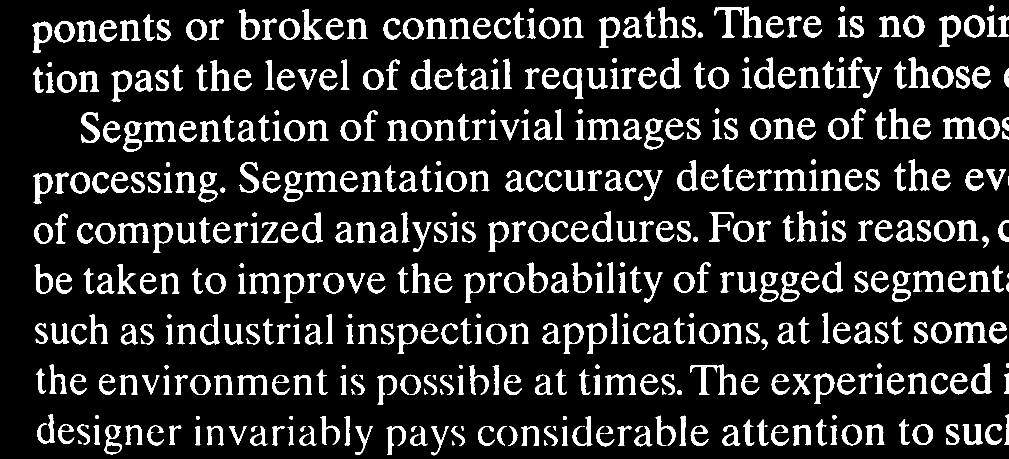
#> input picture Work_12__Morphological_Operations_/Fig1022(a).tif, 2018 x 918 px (shown at 1/2 size)
$ python Code.py
#> lines starting #> are read from the running program, lines starting #| are printed output that depends on the picture; after the words box and inside, x2 and y2 are one past the last pixel; in counts of white or black regions, pixels touching at a corner belong together
# -*- coding: utf-8 -*-
"""

Automatically generated by Colaboratory.

"""

# Importing libreries
import cv2 as cv
import numpy as np
import matplotlib.pyplot as plt
import plotly.express as px

# To measure seconds o execution
from datetime import datetime

"""## Functions"""

# Function to scale a image from min to max

# [89 lines left out: functions ImScale, constant_border, bwlabel, bwlabel2, bwhitmiss, not called in this run]

"""# Code

## **Characters Counting**
"""

img = cv.imread('Fig1022(a).tif', 0)
#> img: shape (918, 2018); 13.8% white; 497 white regions (11 under 20 px), largest, box (x1, y1, x2, y2) and area: (1429, 13, 1526, 75) 1961, (1380, 729, 1473, 790) 1647, (1886, 235, 1953, 278) 1379
plt.figure(figsize=(8,12))
plt.imshow(img, 'gray')
plt.show()

kernel = np.ones((3,3))
img_op = cv.dilate(img, kernel)
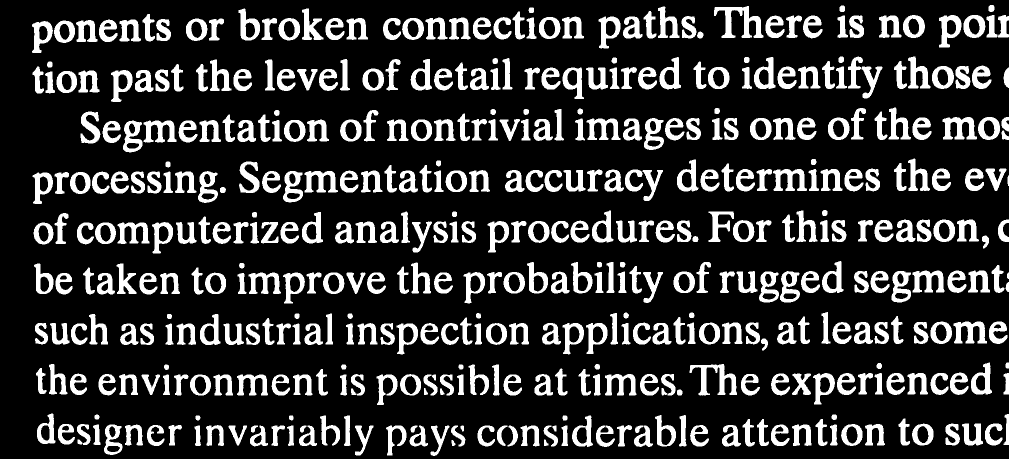
#> img_op: shape (918, 2018) (shown at 1/2 size); 19.6% white; 476 white regions, largest, box (x1, y1, x2, y2) and area: (1428, 12, 1527, 76) 2598, (1379, 728, 1474, 791) 2256, (1885, 234, 1954, 279) 1820

fig = px.imshow(img_op, color_continuous_scale='gray')
fig.show()

kernel = np.ones((4, 4))
img_op2 = cv.dilate(img, kernel)
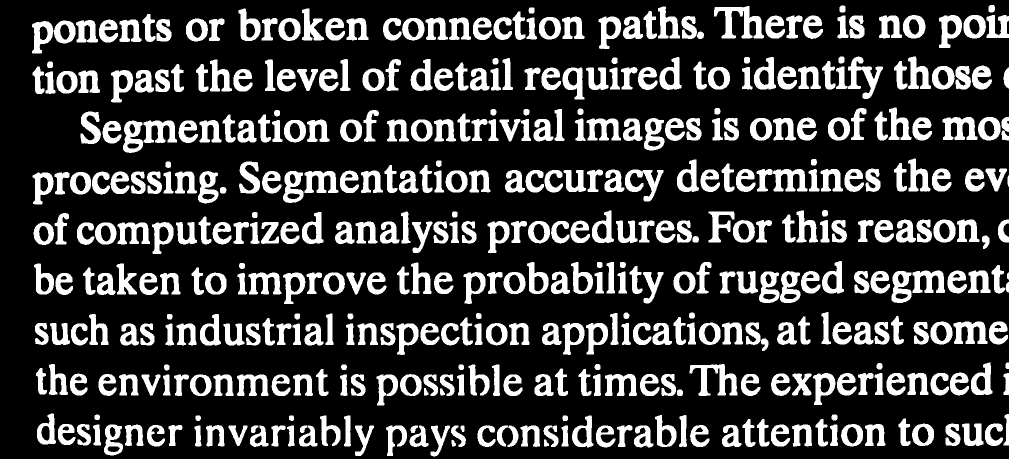
#> img_op2: shape (918, 2018) (shown at 1/2 size); 22.6% white; 468 white regions, largest, box (x1, y1, x2, y2) and area: (1428, 12, 1528, 77) 2915, (1379, 728, 1475, 792) 2562, (1696, 113, 1766, 198) 2243
img_op[700:,:] = img_op2[700:,:]
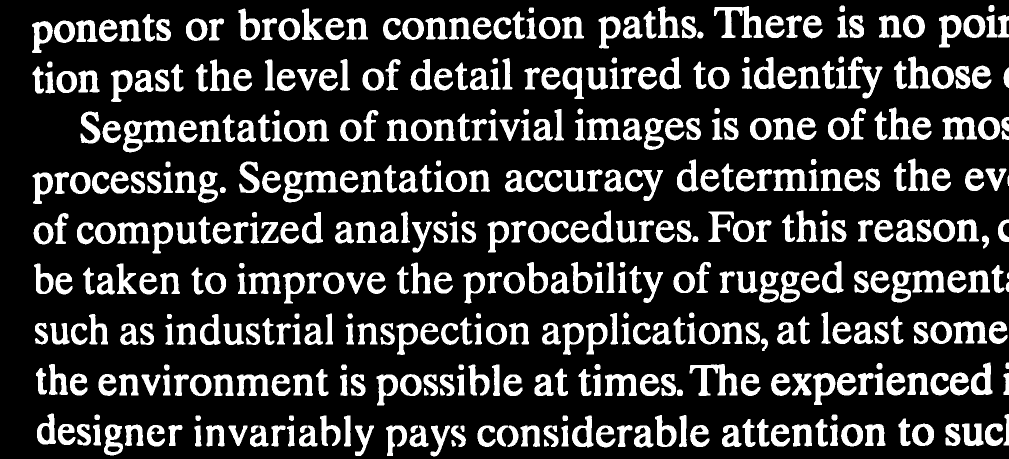
#> img_op: shape (918, 2018) (shown at 1/2 size); 20.3% white; 471 white regions, largest, box (x1, y1, x2, y2) and area: (1428, 12, 1527, 76) 2598, (1379, 728, 1475, 792) 2562, (1885, 234, 1954, 279) 1820

fig = px.imshow(img_op, color_continuous_scale='gray')
fig.show()

kernel = np.ones((1,5))
opening = cv.morphologyEx(img_op, cv.MORPH_OPEN, kernel)
#> opening: shape (918, 2018); 20.2% white; 471 white regions, largest, box (x1, y1, x2, y2) and area: (1428, 13, 1527, 76) 2578, (1379, 728, 1475, 792) 2558, (1885, 234, 1954, 279) 1820

fig = px.imshow(opening, color_continuous_scale='gray')
fig.show()

text = """ponents or broken connection paths There is no poition past the level of detail required to identify those Segmentation of nontrivial images is one of the mo processing Segmentation accuracy determines the ev of computerized analysis procedures For this reason be taken to improve the probability of rugged segment such as industrial inspection applications at least some the environment is possible at times The experienced designer invariably pays considerable attention to suc"""
len(text.replace(' ', ''))

img_lab = cv.connectedComponentsWithStats(opening, cv.CV_32S)

img_lab[0]

img_labed = img_lab[1]
#> img_labed: shape (918, 2018) int32; 472 distinct labels, from 0 to 471

n, m = np.shape(img_labed)
#> n = 918; m = 2018

for i  in range(img_lab[0]):
  if img_lab[2][i][-1] < 350:
    img_labed[img_labed == i] = 0
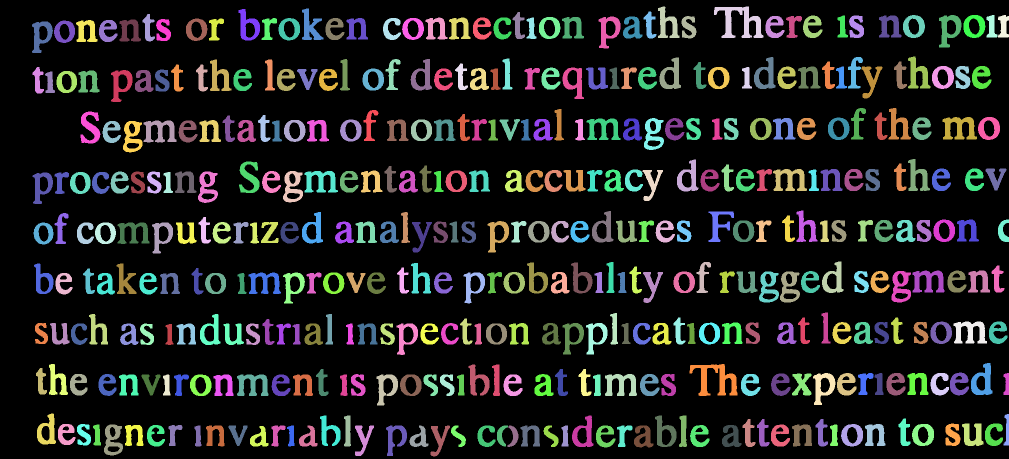
#> img_labed: shape (918, 2018) int32 (shown at 1/2 size); 412 distinct labels, from 0 to 469; one colour per label, 0 black

for i in range(n):
  label = img_labed[i, m-1]
  if label != 0:
    img_labed[img_labed == label] = 0
#> this loop made 918 passes
#> label on passes 1 to 3: 0, 0, 0
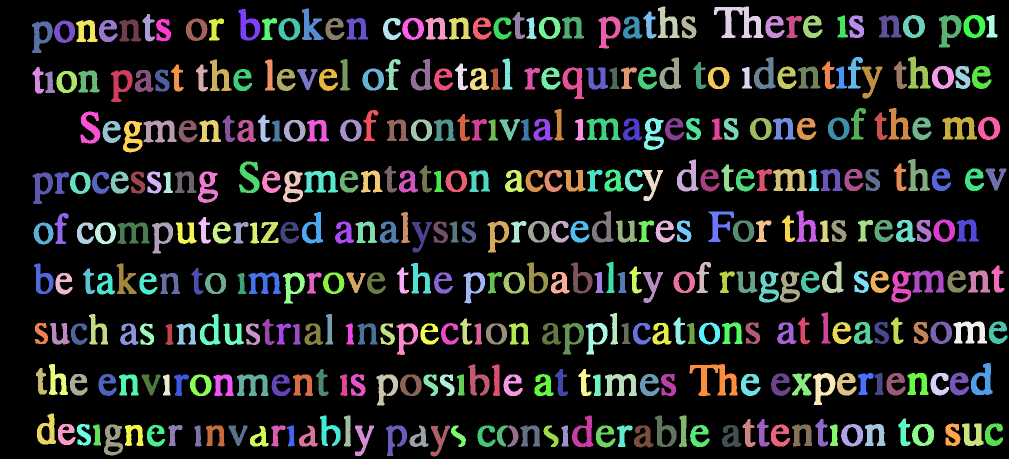
#> img_labed: shape (918, 2018) int32 (shown at 1/2 size); 408 distinct labels, from 0 to 469; one colour per label, 0 black

img_labed[img_labed != 0] = 255
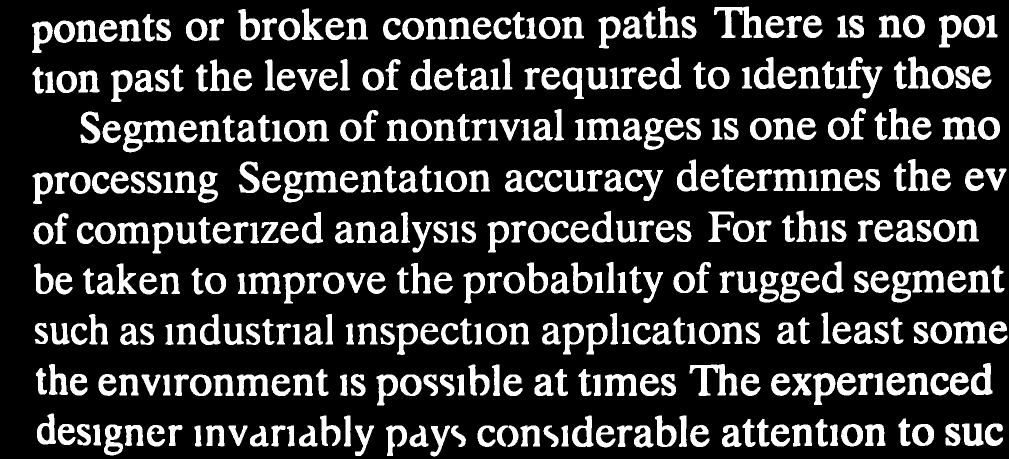
#> img_labed: shape (918, 2018) int32 (shown at 1/2 size); 19.7% white; 407 white regions, largest, box (x1, y1, x2, y2) and area: (1428, 13, 1527, 76) 2578, (1379, 728, 1475, 792) 2558, (1885, 234, 1954, 279) 1820
img_labed = img_labed.astype('uint8')
cv.imwrite('letters_clear.png', img_labed)

output = cv.connectedComponentsWithStats(img_labed, cv.CV_32S)
(num_lab, img_lab, stats, centroids) = output
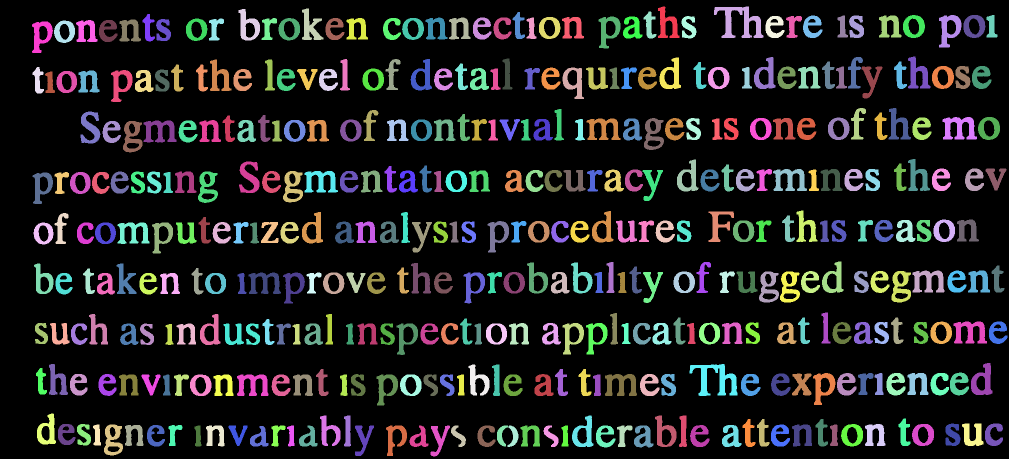
#> img_lab: shape (918, 2018) int32 (shown at 1/2 size); 408 distinct labels, from 0 to 407; one colour per label, 0 black
#> num_lab = 408; stats = 408 rows, first 6: [0, 0, 2018, 918, 1487835], [1316, 13, 43, 63, 1302], [1428, 13, 99, 63, 2578], [604, 17, 43, 63, 1311], [477, 18, 43, 63, 1294], [1287, 23, 26, 54, 679]; centroids = 408 pairs, first value 75.51 to 1994.7, second value 43.51 to 879.4

num_lab

fig = px.imshow(img_lab, color_continuous_scale='gray')
fig.show()

"""## **Rectangle Caracteristics**"""

img2 = cv.imread('Fig1013(a).tif', 0)
plt.figure(figsize=(8,8))
#> (the run stopped early here; a loop or call above may not have finished)

$ run again, with Work_12__Morphological_Operations_/morph_4_0.png saved as Work_12__Morphological_Operations_/Fig1022(a).tif
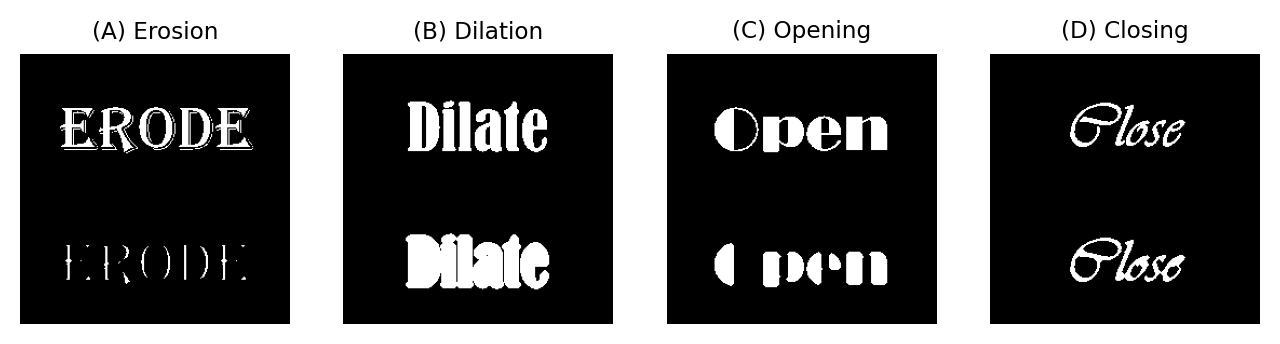
#> input picture Work_12__Morphological_Operations_/morph_4_0.png, 1280 x 344 px
#> img is the input picture: shape (344, 1280); min 0, max 255, mean 98.6
#> after the loop `for i  in range(img_lab[0]):`:
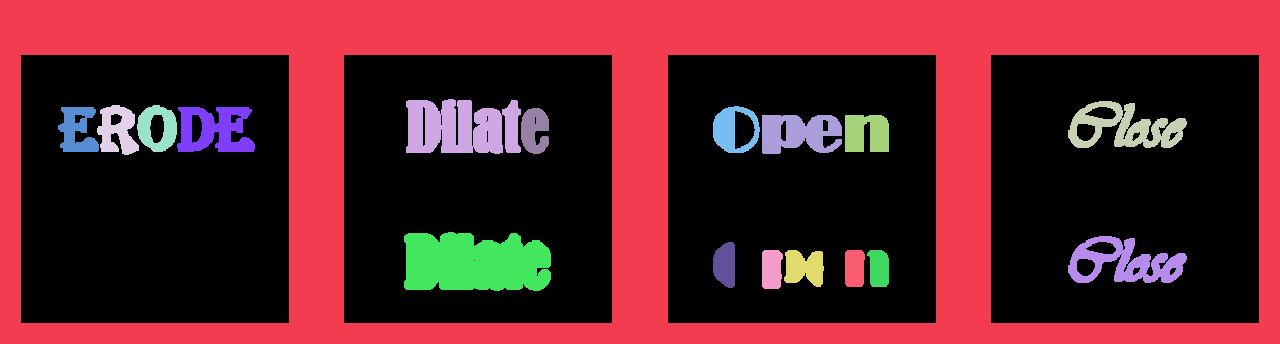
#> img_labed: shape (344, 1280) int32; 19 distinct labels, from 0 to 28; one colour per label, 0 black
#> the loop `for i in range(n):` made 344 passes
#> label on passes 1 to 3: 1, 0, 0
#> `(num_lab, img_lab, stats, centroids) = output`:
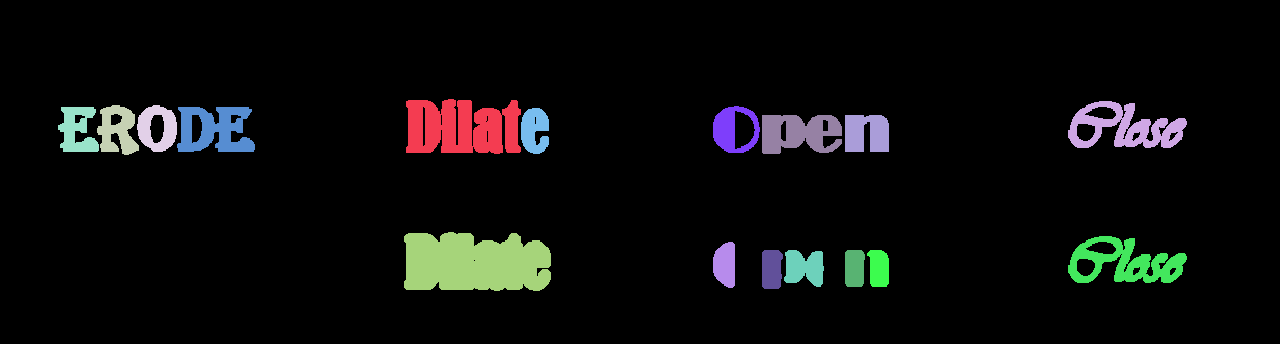
#> img_lab: shape (344, 1280) int32; 18 distinct labels, from 0 to 17; one colour per label, 0 black
#> num_lab = 18; stats = 18 rows, first 6: [0, 0, 1280, 344, 406015], [406, 99, 115, 55, 5008], [1068, 101, 119, 47, 2842], [97, 105, 42, 50, 1309], [137, 105, 40, 47, 1157], [58, 107, 41, 45, 1201]; centroids = 18 rows, first 8: [641.7, 170.3], [461.1, 127.4], [1125.3, 127.2], [117, 130], [157, 127.8], [76.82, 129.7], [214.3, 129.4], [732.4, 129.2]
